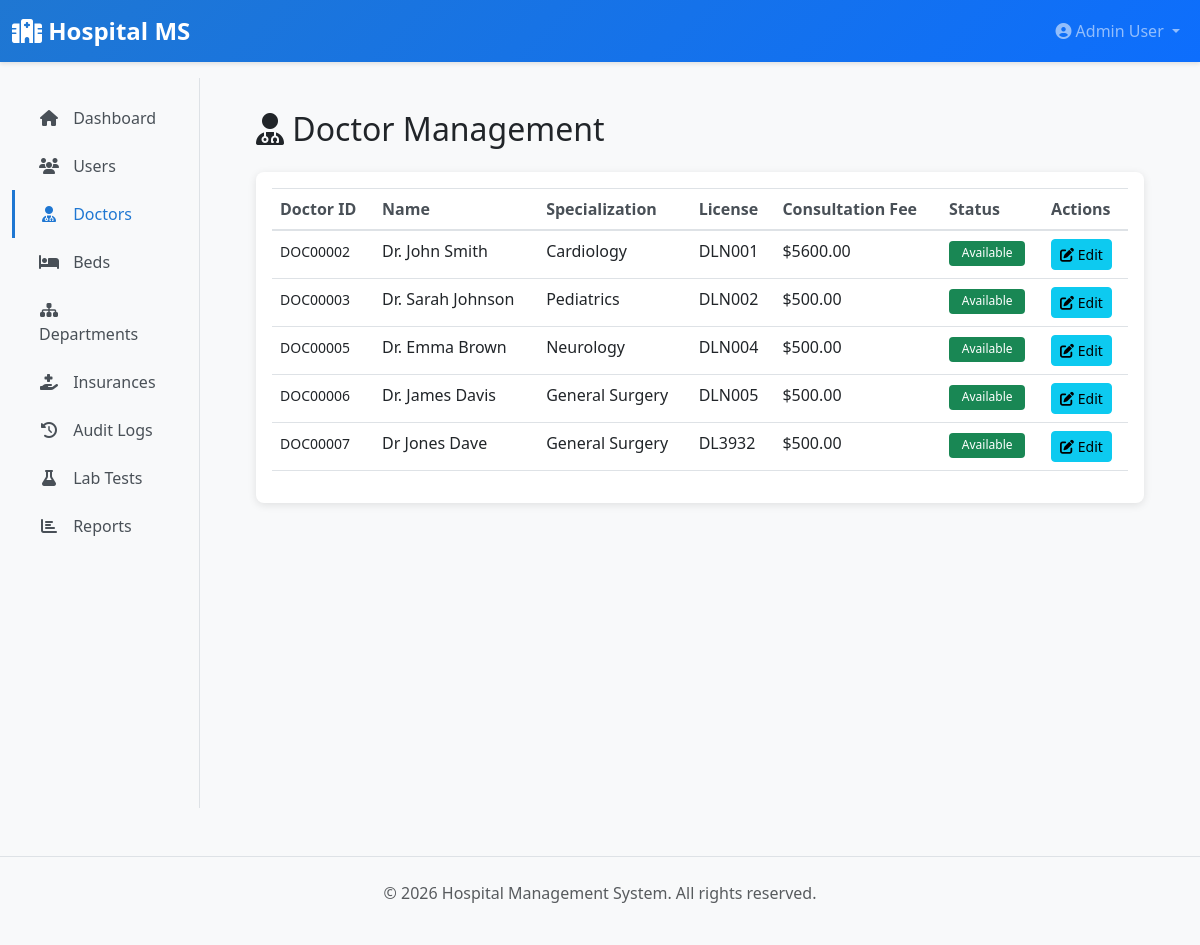
Before: /admin/doctors (signed in) with the older database file.
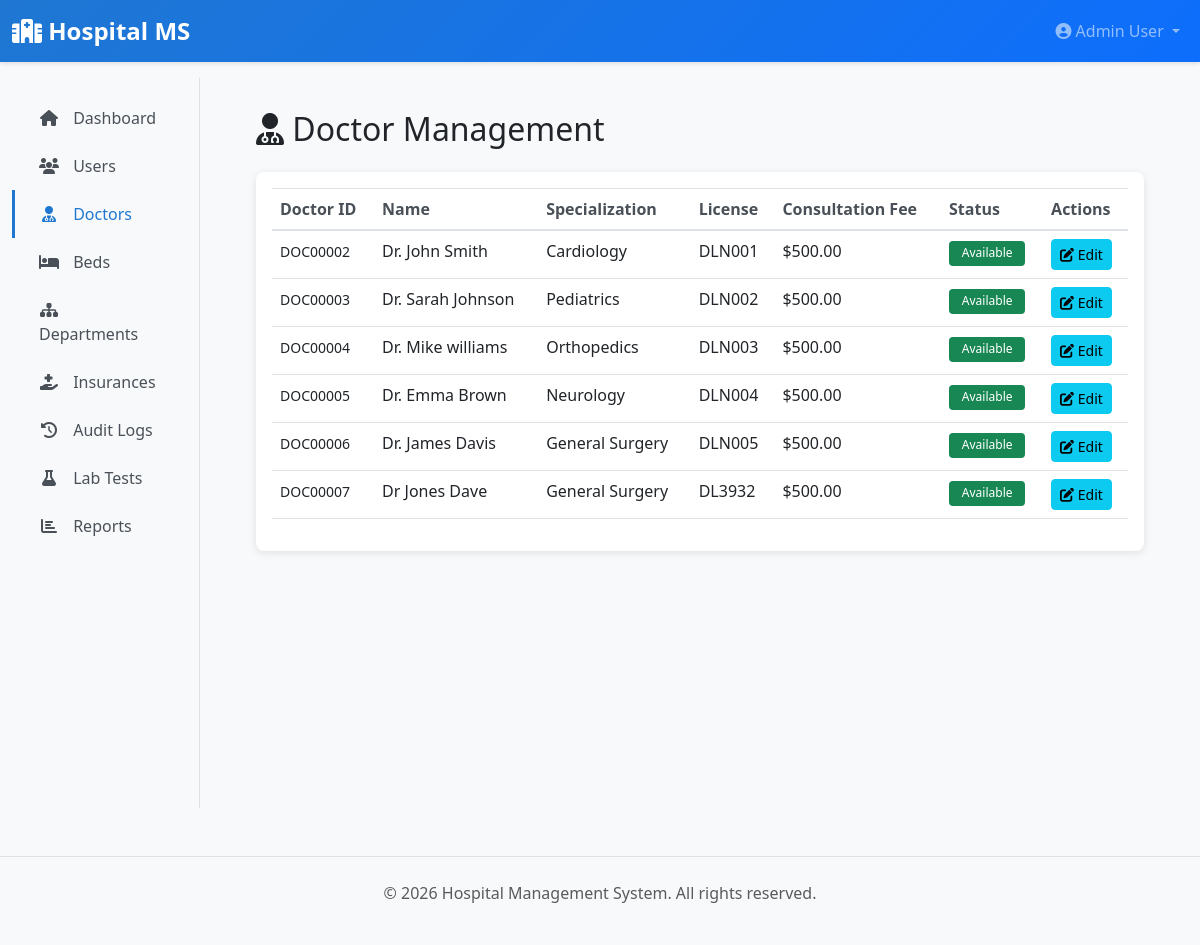
After: the same page with the newer database file.
### app/models/__init__.py (models this page shows, shortened)
class Doctor(db.Model):
    __tablename__ = 'doctors'
    id = db.Column(db.Integer, primary_key=True)
    user_id = db.Column(db.Integer, db.ForeignKey('users.id', ondelete='CASCADE'), nullable=False)
    department_id = db.Column(db.Integer, db.ForeignKey('departments.id'))
    doctor_id = db.Column(db.String(20), unique=True, nullable=False)
    specialization = db.Column(db.String(120), nullable=False)
    license_number = db.Column(db.String(50), unique=True)
    qualification = db.Column(db.Text)
    bio = db.Column(db.Text)
    consultation_fee = db.Column(db.Float, default=500.0)
    is_available = db.Column(db.Boolean, default=True)
    working_hours = db.Column(db.String(100))  # e.g., "09:00-17:00"
    created_at = db.Column(db.DateTime, default=datetime.utcnow)
    updated_at = db.Column(db.DateTime, default=datetime.utcnow, onupdate=datetime.utcnow)
    user = db.relationship('User', back_populates='doctor', foreign_keys=[user_id])
    department = db.relationship('Department', back_populates='doctors', foreign_keys=[department_id])
    appointments = db.relationship('Appointment', back_populates='doctor', cascade='all, delete-orphan')
    medical_records = db.relationship('MedicalRecord', back_populates='doctor', cascade='all, delete-orphan')
    prescriptions = db.relationship('Prescription', back_populates='doctor', foreign_keys='Prescription.doctor_id', cascade='all, delete-orphan')
    discharge_summaries = db.relationship('DischargeSummary', back_populates='doctor', cascade='all, delete-orphan')

class User(UserMixin, db.Model):
    __tablename__ = 'users'
    id = db.Column(db.Integer, primary_key=True)
    username = db.Column(db.String(80), unique=True, nullable=False, index=True)
    email = db.Column(db.String(120), unique=True, nullable=False, index=True)
    password_hash = db.Column(db.String(255), nullable=False)
    first_name = db.Column(db.String(80))
    last_name = db.Column(db.String(80))
    phone = db.Column(db.String(20))
    role = db.Column(db.Enum(UserRole), nullable=False, default=UserRole.PATIENT)
    is_active = db.Column(db.Boolean, default=True)
    created_at = db.Column(db.DateTime, default=datetime.utcnow)
    updated_at = db.Column(db.DateTime, default=datetime.utcnow, onupdate=datetime.utcnow)
    patient = db.relationship('Patient', uselist=False, back_populates='user', foreign_keys='Patient.user_id', cascade='all, delete-orphan', passive_deletes=True)
    doctor = db.relationship('Doctor', uselist=False, back_populates='user', foreign_keys='Doctor.user_id', cascade='all, delete-orphan', passive_deletes=True)
    lab_staff = db.relationship('LabStaff', uselist=False, back_populates='user', foreign_keys='LabStaff.user_id', cascade='all, delete-orphan', passive_deletes=True)
    def get_full_name(self):
        return f"{self.first_name} {self.last_name}".strip()

### app/blueprints/admin.py (the view)
@admin_bp.route('/doctors')
@login_required
@admin_required
def doctors_list():
    page = request.args.get('page', 1, type=int)
    doctors = Doctor.query.paginate(page=page, per_page=10)
    return render_template('admin/doctors_list.html', doctors=doctors)

### app/blueprints/admin.py (called while the page is built)
def admin_required(f):
    @wraps(f)
    def decorated_function(*args, **kwargs):
        if not current_user.is_authenticated or current_user.role != UserRole.ADMIN:
            flash('You do not have permission to access this page.', 'danger')
            return redirect(url_for('main.dashboard'))
        return f(*args, **kwargs)
    return decorated_function

### app/templates/admin/doctors_list.html (shortened to what this page needs)
{% extends "layouts/base.html" %}
{% block content %}
<h2 class="mb-4"><i class="fas fa-user-md"></i> Doctor Management</h2>
<div class="card">
    <div class="card-body">
        {% if doctors.items %}
        <div class="table-responsive">
            <table class="table table-hover">
                <thead>
                    <tr>
                        <th>Doctor ID</th>
                        <th>Name</th>
                        <th>Specialization</th>
                        <th>License</th>
                        <th>Consultation Fee</th>
                        <th>Status</th>
                        <th>Actions</th>
                    </tr>
                </thead>
                <tbody>
                    {% for doctor in doctors.items %}
                    <tr>
                        <td><small>{{ doctor.doctor_id }}</small></td>
                        <td>{{ doctor.user.get_full_name() }}</td>
                        <td>{{ doctor.specialization }}</td>
                        <td>{{ doctor.license_number }}</td>
                        <td>${{ "%.2f"|format(doctor.consultation_fee) }}</td>
                        <td>
                            {% if doctor.is_available %}
                                <span class="badge badge-success">Available</span>
                            {% else %}
                                <span class="badge badge-danger">Unavailable</span>
                            {% endif %}
                        </td>
                        <td>
                            <a href="{{ url_for('admin.edit_doctor', doctor_id=doctor.id) }}" class="btn btn-sm btn-info">
                                <i class="fas fa-edit"></i> Edit
                            </a>
                        </td>
                    </tr>
                    {% endfor %}
                </tbody>
            </table>
        </div>
        {% else %}
        <p class="text-muted text-center my-3">No doctors found.</p>
        {% endif %}
    </div>
</div>
{% endblock %}

Changed rows visible on the page:
changed Doctor "Cardiology": consultation_fee "5600.00" → "500.00"
added Doctor: doctor_id "DOC00004", user.get_full_name "Dr. Mike williams", specialization "Orthopedics", license_number "DLN003", consultation_fee "500.00", is_available "Available"
